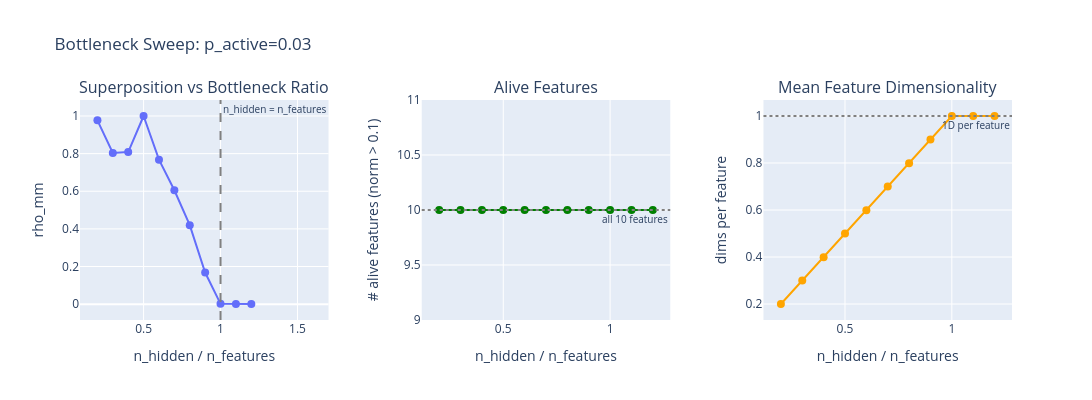

Notebook cell for this chart:
### Code cell
fig = make_subplots(
    rows=1,
    cols=3,
    subplot_titles=(
        "Superposition vs Bottleneck Ratio",
        "Alive Features",
        "Mean Feature Dimensionality",
    ),
    horizontal_spacing=0.1,
)

ratios = [r["ratio"] for r in bottleneck_results]

fig.add_trace(
    go.Scatter(
        x=ratios,
        y=[r["superposition"] for r in bottleneck_results],
        mode="lines+markers",
        marker=dict(size=8),
        line=dict(width=2),
    ),
    row=1,
    col=1,
)
# Mark ratio=1.0 (n_hidden == n_features) with a vertical line
fig.add_vline(
    x=1.0,
    line=dict(dash="dash", color="gray"),
    row=1,
    col=1,
    annotation_text="n_hidden = n_features",
    annotation_position="top right",
    annotation_font_size=10,
)

fig.add_trace(
    go.Scatter(
        x=ratios,
        y=[r["n_alive"] for r in bottleneck_results],
        mode="lines+markers",
        marker=dict(size=8),
        line=dict(width=2, color="green"),
    ),
    row=1,
    col=2,
)
fig.add_hline(
    y=N_FEATURES,
    line=dict(dash="dot", color="gray"),
    row=1,
    col=2,
    annotation_text=f"all {N_FEATURES} features",
    annotation_position="bottom right",
    annotation_font_size=10,
)

fig.add_trace(
    go.Scatter(
        x=ratios,
        y=[r["mean_dim"] for r in bottleneck_results],
        mode="lines+markers",
        marker=dict(size=8),
        line=dict(width=2, color="orange"),
    ),
    row=1,
    col=3,
)
fig.add_hline(
    y=1.0,
    line=dict(dash="dot", color="gray"),
    row=1,
    col=3,
    annotation_text="1D per feature",
    annotation_position="bottom right",
    annotation_font_size=10,
)

for col in [1, 2, 3]:
    fig.update_xaxes(title_text="n_hidden / n_features", row=1, col=col)
fig.update_yaxes(title_text="rho_mm", row=1, col=1)
fig.update_yaxes(title_text="# alive features (norm > 0.1)", row=1, col=2)
fig.update_yaxes(title_text="dims per feature", row=1, col=3)

fig.update_layout(
    title_text=f"Bottleneck Sweep: p_active={P_ACTIVE_FIXED}",
    height=400,
    width=1100,
    showlegend=False,
)
fig.show()

### Figure 1 — Plotly figure (JSON) as saved in the notebook; plotly's stock layout.template omitted (floating-point values rounded to 4 significant figures)
{"data": [{"line": {"width": 2}, "marker": {"size": 8}, "mode": "lines+markers", "type": "scatter", "x": [0.2, 0.3, 0.4, 0.5, 0.6, 0.7, 0.8, 0.9, 1, 1.1, 1.2], "xaxis": "x", "y": [0.9768, 0.8037, 0.8081, 1.0, 0.7679, 0.6051, 0.4199, 0.1682, 0.001592, 0.001315, 0.0008397], "yaxis": "y"}, {"line": {"color": "green", "width": 2}, "marker": {"size": 8}, "mode": "lines+markers", "type": "scatter", "x": [0.2, 0.3, 0.4, 0.5, 0.6, 0.7, 0.8, 0.9, 1, 1.1, 1.2], "xaxis": "x2", "y": [10, 10, 10, 10, 10, 10, 10, 10, 10, 10, 10], "yaxis": "y2"}, {"line": {"color": "orange", "width": 2}, "marker": {"size": 8}, "mode": "lines+markers", "type": "scatter", "x": [0.2, 0.3, 0.4, 0.5, 0.6, 0.7, 0.8, 0.9, 1, 1.1, 1.2], "xaxis": "x3", "y": [0.1999, 0.2999, 0.3989, 0.5, 0.5989, 0.6999, 0.7989, 0.8995, 1.0, 1.0, 1.0], "yaxis": "y3"}], "layout": {"annotations": [{"font": {"size": 16}, "showarrow": false, "text": "Superposition vs Bottleneck Ratio", "x": 0.1333, "xanchor": "center", "xref": "paper", "y": 1, "yanchor": "bottom", "yref": "paper"}, {"font": {"size": 16}, "showarrow": false, "text": "Alive Features", "x": 0.5, "xanchor": "center", "xref": "paper", "y": 1, "yanchor": "bottom", "yref": "paper"}, {"font": {"size": 16}, "showarrow": false, "text": "Mean Feature Dimensionality", "x": 0.8667, "xanchor": "center", "xref": "paper", "y": 1, "yanchor": "bottom", "yref": "paper"}, {"font": {"size": 10}, "showarrow": false, "text": "n_hidden = n_features", "x": 1, "xanchor": "left", "xref": "x", "y": 1, "yanchor": "top", "yref": "y domain"}, {"font": {"size": 10}, "showarrow": false, "text": "all 10 features", "x": 1, "xanchor": "right", "xref": "x2 domain", "y": 10, "yanchor": "top", "yref": "y2"}, {"font": {"size": 10}, "showarrow": false, "text": "1D per feature", "x": 1, "xanchor": "right", "xref": "x3 domain", "y": 1, "yanchor": "top", "yref": "y3"}], "height": 400, "shapes": [{"line": {"color": "gray", "dash": "dash"}, "type": "line", "x0": 1, "x1": 1, "xref": "x", "y0": 0, "y1": 1, "yref": "y domain"}, {"line": {"color": "gray", "dash": "dot"}, "type": "line", "x0": 0, "x1": 1, "xref": "x2 domain", "y0": 10, "y1": 10, "yref": "y2"}, {"line": {"color": "gray", "dash": "dot"}, "type": "line", "x0": 0, "x1": 1, "xref": "x3 domain", "y0": 1, "y1": 1, "yref": "y3"}], "showlegend": false, "title": {"text": "Bottleneck Sweep: p_active=0.03"}, "width": 1100, "xaxis": {"anchor": "y", "domain": [0, 0.2667], "title": {"text": "n_hidden / n_features"}}, "xaxis2": {"anchor": "y2", "domain": [0.3667, 0.6333], "title": {"text": "n_hidden / n_features"}}, "xaxis3": {"anchor": "y3", "domain": [0.7333, 1], "title": {"text": "n_hidden / n_features"}}, "yaxis": {"anchor": "x", "domain": [0, 1], "title": {"text": "rho_mm"}}, "yaxis2": {"anchor": "x2", "domain": [0, 1], "title": {"text": "# alive features (norm > 0.1)"}}, "yaxis3": {"anchor": "x3", "domain": [0, 1], "title": {"text": "dims per feature"}}}}
